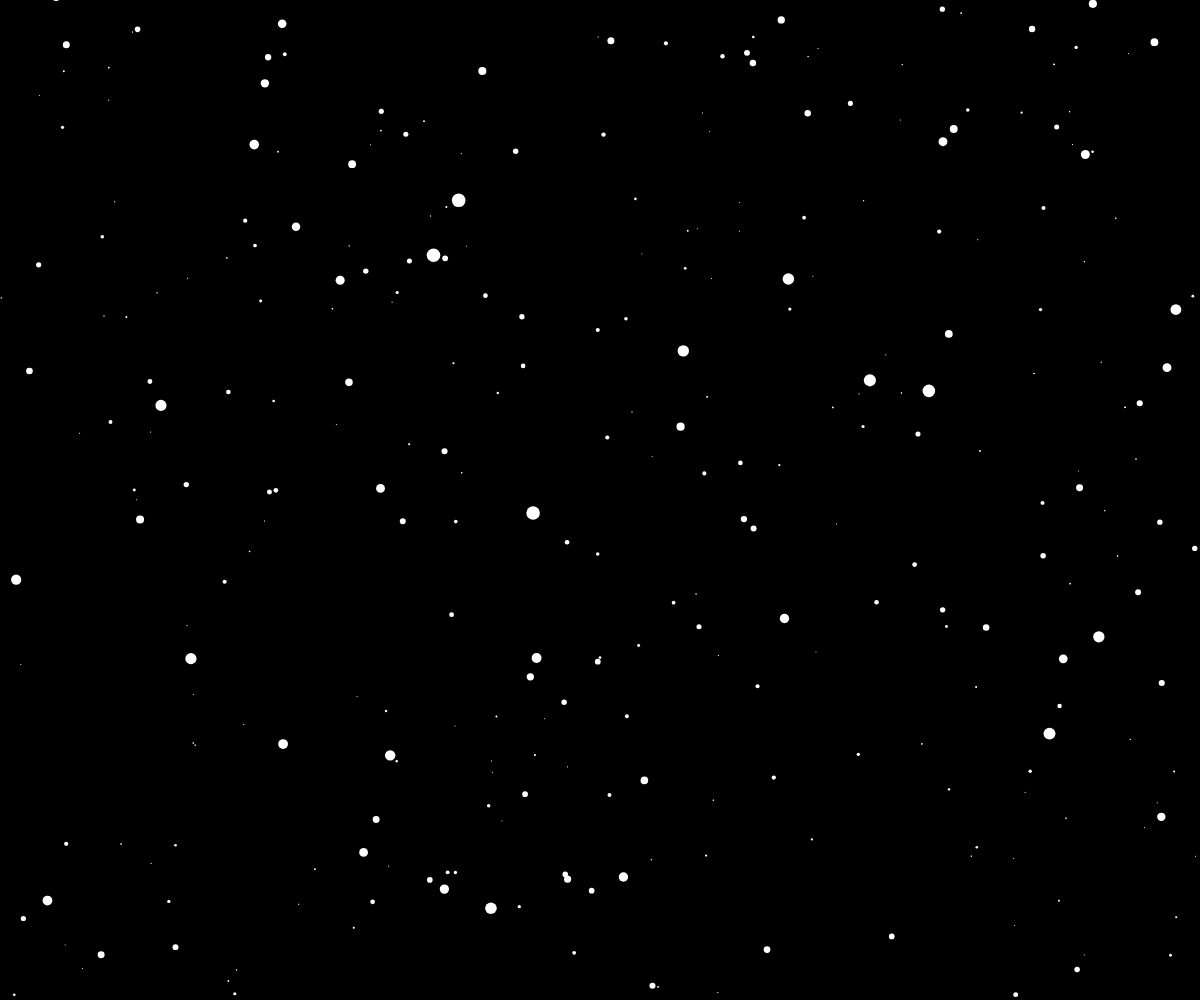
Frame 1 (no input)
Frame 60 (no input): identical to frame 1, image omitted
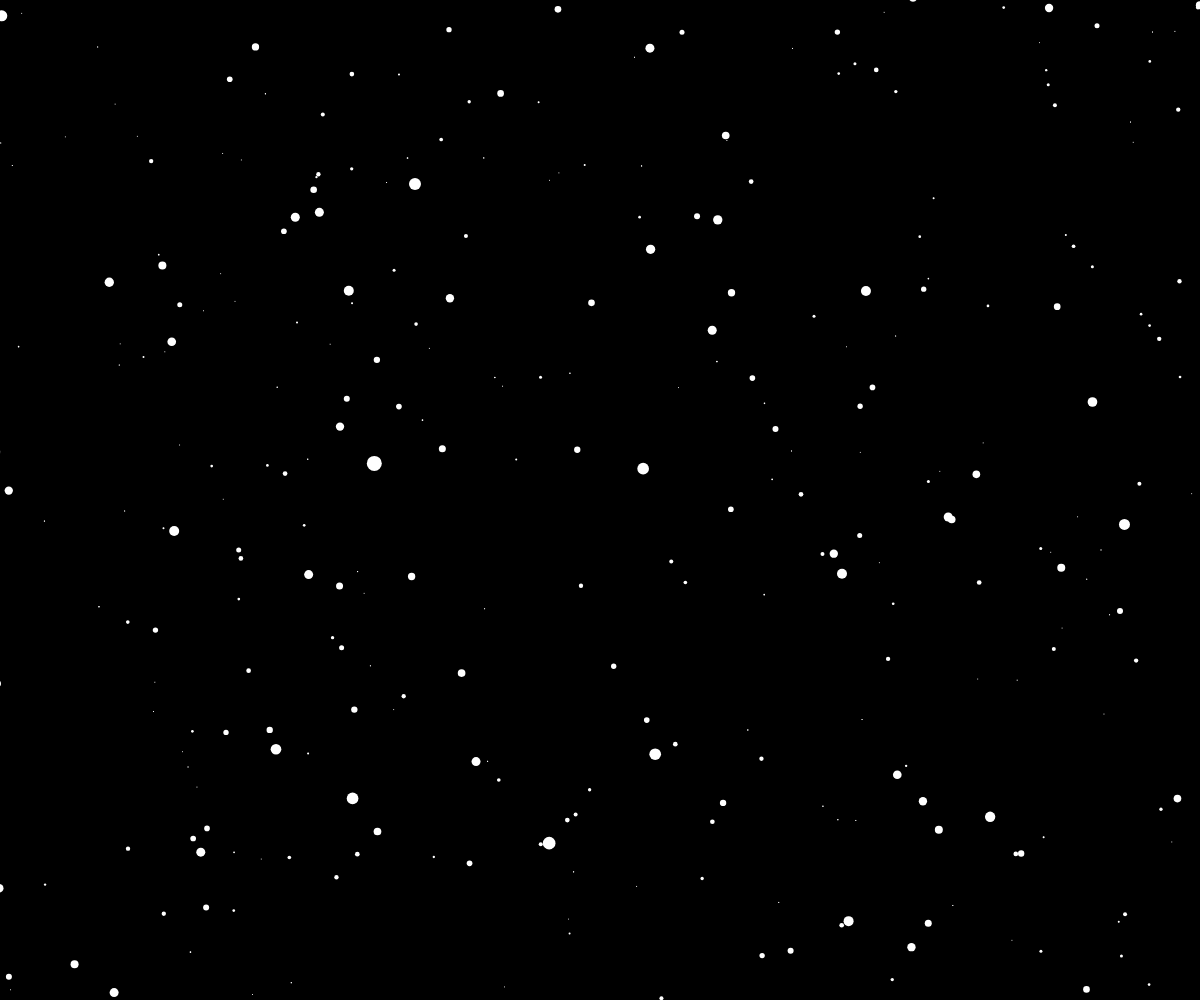
Frame 120 (the mouse pressed at the canvas centre since frame 60)

The p5.js sketch that drew these frames (run headless with seeded random() and noise() and a simulated clock; from frame 60 on, the mouse is pressed at the canvas centre):

// p5.js sketch
// ── sketch.js
let stars = [];

let speed;

function setup() {
  createCanvas(windowWidth, windowHeight)
  const starsQuantity = 3000
  for(let i = 0; i < starsQuantity; i++){
    stars.push(new Star())
  }
}

function draw() {
  speed = map(mouseX, 0, width,0,50)
  background(0);
  const tX = width / 2
  const tY = height / 2
  translate(tX, tY)
  for(let i = 0; i < stars.length; i++){
    stars[i].update()
    stars[i].show()
  }
}

// ── Star.js
class Star {
  constructor() {
    this.x = random(-width, width)
    this.y = random(-height, height)
    this.z = random(width)
    this.pz = this.z
  }

  show() {
    fill(255)
    noStroke()
    const sx = map(this.x / this.z, 0, 1, 0, width)
    const sy = map(this.y / this.z, 0, 1, 0, height)
    const r = map(this.z, 0, width, 16, 0)
    ellipse(sx, sy, r, r)
    this.pz = this.z
    stroke(255)
    const px = map(this.x / this.pz, 0, 1, 0, width)
    const py = map(this.y / this.pz, 0, 1, 0, height)
    line(px, py, sx, sy)
  }

  update() {
    this.z -= speed
    if(this.z < 1){
      this.z = width
      this.x = random(-width, width)
      this.y = random(-height, height)
      this.pz = this.z
    }
  }
}
// ── index.css
body {
  padding: 0;
  margin: 0;
}
canvas {
  vertical-align: top;
}
